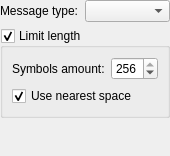
<?xml version="1.0" encoding="UTF-8"?>
<ui version="4.0">
 <class>EWASysMsgSettingsUi</class>
 <widget class="QWidget" name="EWASysMsgSettingsUi">
  <property name="geometry">
   <rect>
    <x>0</x>
    <y>0</y>
    <width>168</width>
    <height>156</height>
   </rect>
  </property>
  <property name="minimumSize">
   <size>
    <width>0</width>
    <height>0</height>
   </size>
  </property>
  <property name="maximumSize">
   <size>
    <width>16777215</width>
    <height>16777215</height>
   </size>
  </property>
  <property name="baseSize">
   <size>
    <width>0</width>
    <height>108</height>
   </size>
  </property>
  <layout class="QVBoxLayout" name="verticalLayout">
   <property name="margin">
    <number>0</number>
   </property>
   <item>
    <layout class="QGridLayout" name="_3">
     <property name="spacing">
      <number>0</number>
     </property>
     <item row="0" column="0">
      <widget class="QLabel" name="label_13">
       <property name="text">
        <string>Message type:</string>
       </property>
       <property name="buddy">
        <cstring>typeComboBox</cstring>
       </property>
      </widget>
     </item>
     <item row="0" column="1">
      <widget class="QComboBox" name="typeComboBox">
       <property name="toolTip">
        <string>Message icon</string>
       </property>
      </widget>
     </item>
    </layout>
   </item>
   <item>
    <widget class="QGroupBox" name="msgLengthGroupBox">
     <property name="toolTip">
      <string>Message text length limit.
If length is more then specyficied,
message will be splitted and next 
part'll be shown after previouse clicked</string>
     </property>
     <property name="title">
      <string>Limit length</string>
     </property>
     <property name="flat">
      <bool>false</bool>
     </property>
     <property name="checkable">
      <bool>true</bool>
     </property>
     <layout class="QGridLayout" name="_4">
      <item row="0" column="0">
       <widget class="QLabel" name="label_6">
        <property name="text">
         <string>Symbols amount:</string>
        </property>
        <property name="buddy">
         <cstring>charCountSpinBox</cstring>
        </property>
       </widget>
      </item>
      <item row="0" column="1">
       <widget class="QSpinBox" name="charCountSpinBox">
        <property name="toolTip">
         <string>Maximum characters amount in message</string>
        </property>
        <property name="minimum">
         <number>32</number>
        </property>
        <property name="maximum">
         <number>256</number>
        </property>
        <property name="value">
         <number>256</number>
        </property>
       </widget>
      </item>
      <item row="1" column="0" colspan="2">
       <widget class="QCheckBox" name="spacesCheckBox">
        <property name="toolTip">
         <string>Don't wrap words</string>
        </property>
        <property name="text">
         <string>Use nearest space</string>
        </property>
        <property name="checked">
         <bool>true</bool>
        </property>
       </widget>
      </item>
     </layout>
    </widget>
   </item>
   <item>
    <spacer name="verticalSpacer">
     <property name="orientation">
      <enum>Qt::Vertical</enum>
     </property>
     <property name="sizeHint" stdset="0">
      <size>
       <width>20</width>
       <height>41</height>
      </size>
     </property>
    </spacer>
   </item>
  </layout>
 </widget>
 <resources/>
 <connections/>
</ui>
